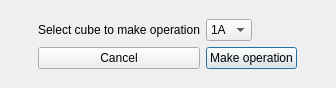
<?xml version="1.0" encoding="UTF-8"?>
<ui version="4.0">
 <class>cubeSelection</class>
 <widget class="QDialog" name="cubeSelection">
  <property name="geometry">
   <rect>
    <x>0</x>
    <y>0</y>
    <width>336</width>
    <height>88</height>
   </rect>
  </property>
  <property name="windowTitle">
   <string>cubeSelection</string>
  </property>
  <layout class="QGridLayout" name="gridLayout_2">
   <item row="0" column="0">
    <layout class="QGridLayout" name="gridLayout">
     <item row="5" column="1">
      <widget class="QPushButton" name="operationButton">
       <property name="text">
        <string>Make operation</string>
       </property>
      </widget>
     </item>
     <item row="5" column="0">
      <widget class="QPushButton" name="cancelButton">
       <property name="text">
        <string>Cancel</string>
       </property>
      </widget>
     </item>
     <item row="0" column="1">
      <widget class="QComboBox" name="subbandSelectionComboBox">
       <property name="sizePolicy">
        <sizepolicy hsizetype="Fixed" vsizetype="Fixed">
         <horstretch>0</horstretch>
         <verstretch>0</verstretch>
        </sizepolicy>
       </property>
       <property name="duplicatesEnabled">
        <bool>false</bool>
       </property>
       <item>
        <property name="text">
         <string>1A</string>
        </property>
       </item>
       <item>
        <property name="text">
         <string>1B</string>
        </property>
       </item>
       <item>
        <property name="text">
         <string>1C</string>
        </property>
       </item>
       <item>
        <property name="text">
         <string>2A</string>
        </property>
       </item>
       <item>
        <property name="text">
         <string>2B</string>
        </property>
       </item>
       <item>
        <property name="text">
         <string>2C</string>
        </property>
       </item>
       <item>
        <property name="text">
         <string>3A</string>
        </property>
       </item>
       <item>
        <property name="text">
         <string>3B</string>
        </property>
       </item>
       <item>
        <property name="text">
         <string>3C</string>
        </property>
       </item>
       <item>
        <property name="text">
         <string>4A</string>
        </property>
       </item>
       <item>
        <property name="text">
         <string>4B</string>
        </property>
       </item>
       <item>
        <property name="text">
         <string>4C</string>
        </property>
       </item>
      </widget>
     </item>
     <item row="0" column="0">
      <widget class="QLabel" name="operationLabel">
       <property name="sizePolicy">
        <sizepolicy hsizetype="Fixed" vsizetype="Fixed">
         <horstretch>0</horstretch>
         <verstretch>0</verstretch>
        </sizepolicy>
       </property>
       <property name="text">
        <string>Select cube to make operation</string>
       </property>
      </widget>
     </item>
    </layout>
   </item>
  </layout>
 </widget>
 <resources/>
 <connections>
  <connection>
   <sender>cancelButton</sender>
   <signal>clicked()</signal>
   <receiver>cubeSelection</receiver>
   <slot>close()</slot>
   <hints>
    <hint type="sourcelabel">
     <x>112</x>
     <y>59</y>
    </hint>
    <hint type="destinationlabel">
     <x>167</x>
     <y>43</y>
    </hint>
   </hints>
  </connection>
 </connections>
</ui>
